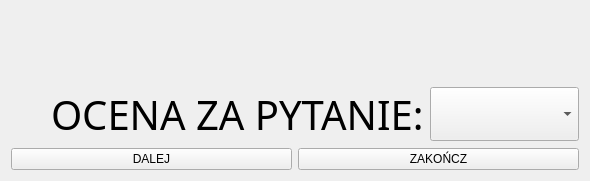
        <widget class="QWidget" name="strEgzamin">
         <layout class="QGridLayout" name="gridLayout_11">
          <item row="0" column="0">
           <layout class="QGridLayout" name="gridLayout_6">
            <item row="0" column="0">
             <widget class="QLabel" name="etBlok">
              <property name="font">
               <font>
                <family>Segoe UI Variable Static Text</family>
                <pointsize>20</pointsize>
                <italic>false</italic>
                <bold>false</bold>
               </font>
              </property>
              <property name="text">
               <string/>
              </property>
             </widget>
            </item>
           </layout>
          </item>
          <item row="1" column="0">
           <widget class="QLabel" name="questionLabel">
            <property name="sizePolicy">
             <sizepolicy hsizetype="MinimumExpanding" vsizetype="MinimumExpanding">
              <horstretch>0</horstretch>
              <verstretch>0</verstretch>
             </sizepolicy>
            </property>
            <property name="font">
             <font>
              <family>Segoe UI Variable Static Text</family>
              <pointsize>15</pointsize>
              <italic>false</italic>
              <bold>false</bold>
             </font>
            </property>
            <property name="acceptDrops">
             <bool>false</bool>
            </property>
            <property name="text">
             <string/>
            </property>
            <property name="textFormat">
             <enum>Qt::AutoText</enum>
            </property>
            <property name="alignment">
             <set>Qt::AlignLeading|Qt::AlignLeft|Qt::AlignTop</set>
            </property>
            <property name="wordWrap">
             <bool>true</bool>
            </property>
           </widget>
          </item>
          <item row="2" column="0" colspan="2">
           <layout class="QGridLayout" name="gridLayout_7">
            <item row="0" column="2">
             <widget class="QComboBox" name="listaOcen">
              <property name="enabled">
               <bool>true</bool>
              </property>
              <property name="font">
               <font>
                <family>Segoe UI Variable Static Text</family>
                <pointsize>25</pointsize>
                <italic>false</italic>
                <bold>false</bold>
               </font>
              </property>
              <property name="editable">
               <bool>false</bool>
              </property>
             </widget>
            </item>
            <item row="0" column="1">
             <widget class="QLabel" name="etOcenaZaPytanie">
              <property name="font">
               <font>
                <family>Segoe UI Variable Static Text</family>
                <pointsize>30</pointsize>
                <italic>false</italic>
                <bold>false</bold>
               </font>
              </property>
              <property name="text">
               <string>OCENA ZA PYTANIE:</string>
              </property>
             </widget>
            </item>
            <item row="0" column="0">
             <spacer name="horizontalSpacer_2">
              <property name="orientation">
               <enum>Qt::Horizontal</enum>
              </property>
              <property name="sizeHint" stdset="0">
               <size>
                <width>40</width>
                <height>20</height>
               </size>
              </property>
             </spacer>
            </item>
           </layout>
          </item>
          <item row="3" column="0" colspan="2">
           <layout class="QGridLayout" name="gridLayout_9">
            <item row="0" column="1">
             <widget class="QPushButton" name="finishExam">
              <property name="text">
               <string>ZAKOŃCZ</string>
              </property>
             </widget>
            </item>
            <item row="0" column="0">
             <widget class="QPushButton" name="next">
              <property name="text">
               <string>DALEJ</string>
              </property>
             </widget>
            </item>
           </layout>
          </item>
         </layout>
        </widget>
